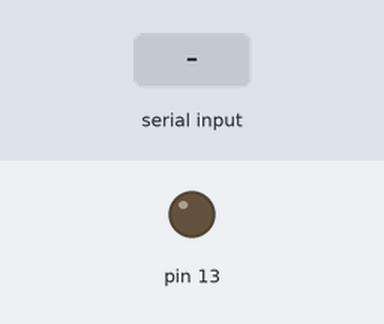
A sketch run on a simulated Arduino Uno, built with avr-gcc and run on an emulated ATmega328P. On the bench: output pins drawn as LEDs (lit = HIGH). The test bench sets the inputs (shaded band).

Above: at 1.2 s.
1.3 s: "a" received over Serial
At 2.1 s:
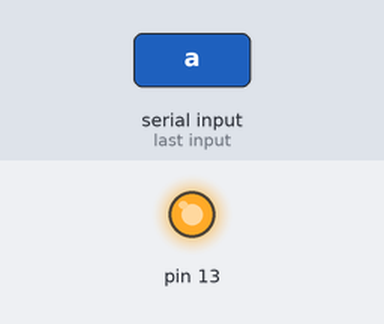
2.8 s: "1" received over Serial
At 3.2 s:
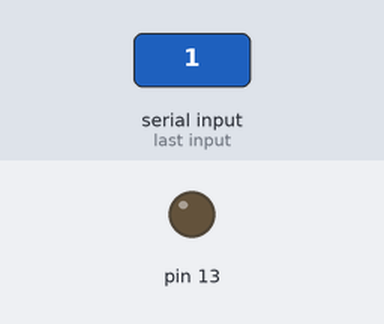
Timing chart, 0 to 5.8 s (numbered marks = the images above; inputs shaded):
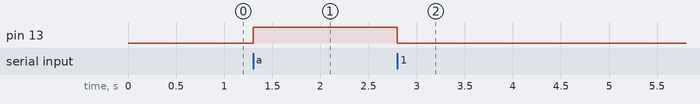

Measured:
- after the input at 1.3 s, pin 13: LOW → HIGH at once
- after the input at 2.8 s, pin 13: HIGH → LOW at once

The sketch:

comm_arduino_partie_arduino.ino
```cpp
void setup() {
  Serial.begin(9600);
  pinMode(13,OUTPUT);
  digitalWrite(13,LOW);
}

void loop() {
  if (Serial.available()>0) {
    char c=Serial.read();
    if (c=='a') digitalWrite(13,HIGH);
    else digitalWrite(13,LOW);
  }
}
```
